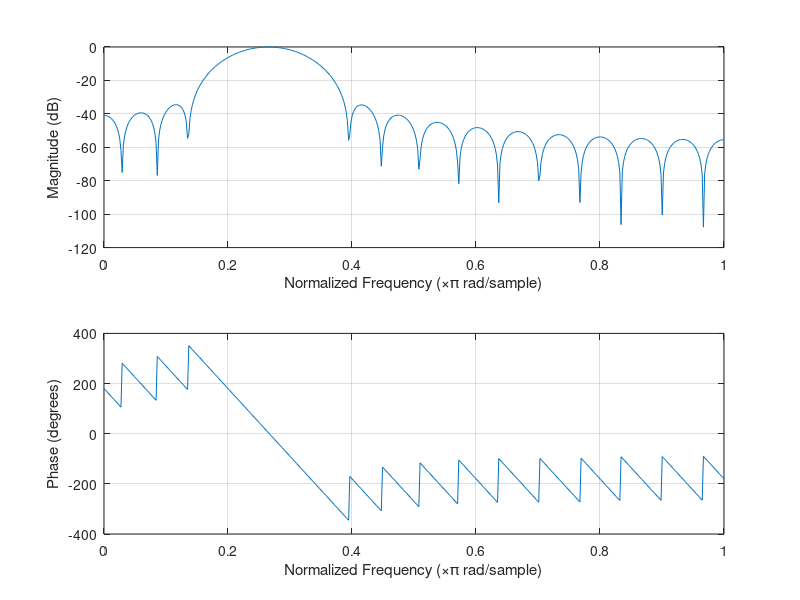
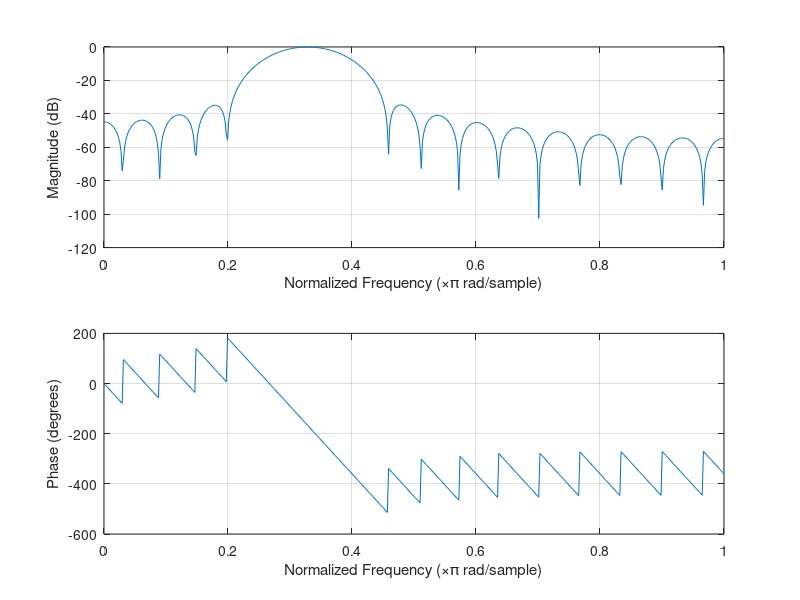
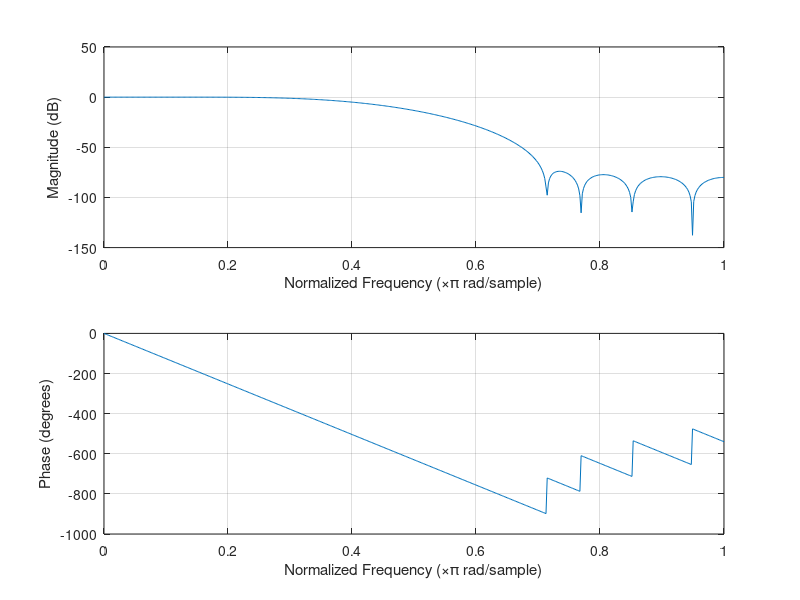
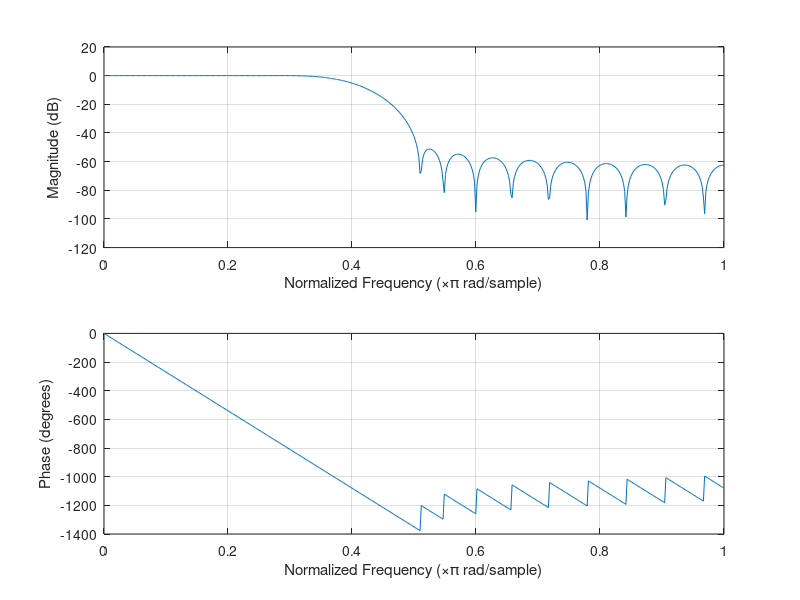

MATLAB code for these plots, in order:
% Filter design for parallel-gs NTSC/PAL filtering.
pkg load signal;

% As defined by BT.601.
bt601_rate = 13.5e6;

% The subclock of PS2 seems to be 4x BT.601 rate.
subpixel_rate = 4 * bt601_rate;
subpixel_nyquist = subpixel_rate / 2;

ntsc_subcarrier = 315e6 / 88;
pal_subcarrier = 4.43361875e6;

% Grabbed some sensible values from a paper that discusses a physical NTSC/PAL impl in 1997,
% so it looks plausible that PS2 would ship something similar.
ntsc_luma_bw = 4.2e6;
ntsc_luma_stop = 6.75e6;
ntsc_chroma_bw = 0.8e6;
ntsc_chroma_stop = 1.5e6;

% PAL-B which was used in Norway.
pal_luma_bw = 5e6;
pal_luma_stop = 6.75e6;
pal_chroma_bw = 1.0e6;
pal_chroma_stop = 2.0e6;

% First stage of downsampling from 54 MHz to 27 MHz.
% Assume some zero-order hold behavior coming out of the CRTC due to its subclock behavior.
% Most likely it's just holding pixels until the horizontal divider clocks enough times.
% 640 * 4 = 2560
% 512 * 5 = 2560
% 256 * 10 = 2560
% etc ...
% Allow some aliasing to go through to keep filter length reasonable.
% We'll filter that away in the next pass.
ntsc_downsampling_filter = firls(14, [0, ntsc_luma_bw * 1.1, subpixel_nyquist * 0.7, subpixel_nyquist] / subpixel_nyquist, [1 1 0 0]);
pal_downsampling_filter = firls(14, [0, pal_luma_bw * 1.1, subpixel_nyquist * 0.7, subpixel_nyquist] / subpixel_nyquist, [1 1 0 0]);

% Encode filters at 27 MHz. Pure low-pass.
%luma_lp_encode = fir1(30, 0.3689, 'low', kaiser(31, 8.0))'
ntsc_luma_lp_encode = firls(30, [0, ntsc_luma_bw, ntsc_luma_stop, bt601_rate] / bt601_rate, [1 1 0 0]);
ntsc_chroma_lp_encode = firls(30, [0, ntsc_chroma_bw, ntsc_chroma_stop, bt601_rate] / bt601_rate, [1 1 0 0]);
pal_luma_lp_encode = firls(30, [0, pal_luma_bw, ntsc_luma_stop, bt601_rate] / bt601_rate, [1 1 0 0]);
pal_chroma_lp_encode = firls(30, [0, pal_chroma_bw, ntsc_chroma_stop, bt601_rate] / bt601_rate, [1 1 0 0]);

% Decoding composite is much harder.

% NTSC decode
% Suppress the luma DC which ends up at subcarrier freq after demodulating.
ntsc_chroma_lp_decode = firls(64 - 6, [0, ntsc_chroma_bw * 0.75, ntsc_chroma_stop * 0.75, bt601_rate] / bt601_rate, [1 1 0 0])';

ntsc_subcarrier_w = ntsc_subcarrier / (2 * bt601_rate);
subcarrier_zero = exp(2 * pi * j * ntsc_subcarrier_w);
subcarrier_notch = real(conv([1, -subcarrier_zero], [1, -conj(subcarrier_zero)]));
subcarrier_notch = subcarrier_notch' / sum(subcarrier_notch);
ntsc_chroma_lp_decode = conv(ntsc_chroma_lp_decode, subcarrier_notch);

% Suppress the carrier when decoding luma. This leads to less detail in luma.
% Main alternatives are multi-line comb filters, etc.
ntsc_luma_lp_decode = firls(64 - 4, [0, ntsc_luma_bw, ntsc_luma_stop, bt601_rate] / bt601_rate, [1 1 0 0]);
subcarrier_notch = real(conv([1, -subcarrier_zero], [1, -conj(subcarrier_zero)]));
subcarrier_notch = subcarrier_notch' / sum(subcarrier_notch);
ntsc_luma_lp_decode = conv(ntsc_luma_lp_decode, subcarrier_notch)';

% Suppress harmonics of subcarrier which arise when demodulating.
ntsc_subcarrier_w = 2.0 * ntsc_subcarrier / (2 * bt601_rate);
subcarrier_zero = exp(2 * pi * j * ntsc_subcarrier_w);
subcarrier_notch = real(conv([1, -subcarrier_zero], [1, -conj(subcarrier_zero)]));
subcarrier_notch = subcarrier_notch' / sum(subcarrier_notch);
ntsc_chroma_lp_decode = conv(ntsc_chroma_lp_decode, subcarrier_notch)';

% PAL decode
% Just use different carrier freqs.
pal_chroma_lp_decode = firls(64 - 6, [0, pal_chroma_bw * 0.75, pal_chroma_stop * 0.75, bt601_rate] / bt601_rate, [1 1 0 0])';

pal_subcarrier_w = pal_subcarrier / (2 * bt601_rate);
subcarrier_zero = exp(2 * pi * j * pal_subcarrier_w);
subcarrier_notch = real(conv([1, -subcarrier_zero], [1, -conj(subcarrier_zero)]));
subcarrier_notch = subcarrier_notch' / sum(subcarrier_notch);
pal_chroma_lp_decode = conv(pal_chroma_lp_decode, subcarrier_notch);

pal_luma_lp_decode = firls(64 - 4, [0, pal_luma_bw, pal_luma_stop, bt601_rate] / bt601_rate, [1 1 0 0]);
subcarrier_notch = real(conv([1, -subcarrier_zero], [1, -conj(subcarrier_zero)]));
subcarrier_notch = subcarrier_notch' / sum(subcarrier_notch);
pal_luma_lp_decode = conv(pal_luma_lp_decode, subcarrier_notch)';

% Suppress harmonics of subcarrier which arise when demodulating.
pal_subcarrier_w = 2.0 * pal_subcarrier / (2 * bt601_rate);
subcarrier_zero = exp(2 * pi * j * pal_subcarrier_w);
subcarrier_notch = real(conv([1, -subcarrier_zero], [1, -conj(subcarrier_zero)]));
subcarrier_notch = subcarrier_notch' / sum(subcarrier_notch);
pal_chroma_lp_decode = conv(pal_chroma_lp_decode, subcarrier_notch)';

ntsc_luma_lp_decode = ntsc_luma_lp_decode / sum(ntsc_luma_lp_decode);
pal_luma_lp_decode = pal_luma_lp_decode / sum(pal_luma_lp_decode);
ntsc_chroma_lp_decode = ntsc_chroma_lp_decode / sum(ntsc_chroma_lp_decode);
pal_chroma_lp_decode = pal_chroma_lp_decode / sum(pal_chroma_lp_decode);

% Normalize the filters so that DC gain is exactly 0.0 dB.
ntsc_downsampling_filter = ntsc_downsampling_filter / sum(ntsc_downsampling_filter);
ntsc_luma_lp_encode = ntsc_luma_lp_encode / sum(ntsc_luma_lp_encode);
ntsc_chroma_lp_encode = ntsc_chroma_lp_encode / sum(ntsc_chroma_lp_encode);
ntsc_luma_lp_decode = ntsc_luma_lp_decode / sum(ntsc_luma_lp_decode);
ntsc_chroma_lp_decode = ntsc_chroma_lp_decode / sum(ntsc_chroma_lp_decode);

% Bandpass filters for Y / C separation.
chroma_bandpass = firls(30, [0, pal_chroma_bw * 0.5, pal_chroma_stop * 0.75, bt601_rate] / bt601_rate, [1 1 0 0])';
chroma_bandpass = chroma_bandpass / sum(chroma_bandpass);
ntsc_chroma_bandpass = 2.0 * chroma_bandpass .* cos((2 * pi * ntsc_subcarrier / (bt601_rate * 2)) * (-15 : 15));
pal_chroma_bandpass = 2.0 * chroma_bandpass .* cos((2 * pi * pal_subcarrier / (bt601_rate * 2)) * (-15 : 15));

h = figure();
set(h, 'Name', 'NTSC chroma bandpass filter');
freqz(ntsc_chroma_bandpass);

h = figure();
set(h, 'Name', 'PAL chroma bandpass filter');
freqz(pal_chroma_bandpass);


pal_downsampling_filter = pal_downsampling_filter / sum(pal_downsampling_filter);
pal_luma_lp_encode = pal_luma_lp_encode / sum(pal_luma_lp_encode);
pal_chroma_lp_encode = pal_chroma_lp_encode / sum(pal_chroma_lp_encode);
pal_luma_lp_decode = pal_luma_lp_decode / sum(pal_luma_lp_decode);
pal_chroma_lp_decode = pal_chroma_lp_decode / sum(pal_chroma_lp_decode);

h = figure();
set(h, 'Name', 'NTSC downsample filter');
freqz(ntsc_downsampling_filter);

h = figure();
set(h, 'Name', 'NTSC Y encode filter @ 27 MHz');
freqz(ntsc_luma_lp_encode);

h = figure();
set(h, 'Name', 'NTSC UV encode filter @ 27 MHz');
freqz(ntsc_chroma_lp_encode);

h = figure();
set(h, 'Name', 'NTSC Y decode filter @ 27 MHz');
freqz(ntsc_luma_lp_decode);

h = figure();
set(h, 'Name', 'NTSC UV decode filter @ 27 MHz');
freqz(ntsc_chroma_lp_decode);

h = figure();
set(h, 'Name', 'PAL downsample filter @ 27 MHz');
freqz(pal_downsampling_filter);

h = figure();
set(h, 'Name', 'PAL Y encode filter @ 27 MHz');
freqz(pal_luma_lp_encode);

h = figure();
set(h, 'Name', 'PAL UV encode filter @ 27 MHz');
freqz(pal_chroma_lp_encode);

h = figure();
set(h, 'Name', 'PAL Y decode filter @ 27 MHz');
freqz(pal_luma_lp_decode);

h = figure();
set(h, 'Name', 'PAL UV decode filter @ 27 MHz');
freqz(pal_chroma_lp_decode);


assert(length(ntsc_downsampling_filter) == 15, "Length must be 15");
assert(length(ntsc_luma_lp_encode) == 31, "Length must be 31");
assert(length(ntsc_chroma_lp_encode) == 31, "Length must be 31");
assert(length(ntsc_luma_lp_decode) == 63, "Length must be 63");
assert(length(ntsc_chroma_lp_decode) == 63, "Length must be 63");
assert(length(ntsc_chroma_bandpass) == 31, "Length must be 31");

assert(length(pal_downsampling_filter) == 15, "Length must be 15");
assert(length(pal_luma_lp_encode) == 31, "Length must be 31");
assert(length(pal_chroma_lp_encode) == 31, "Length must be 31");
assert(length(pal_luma_lp_decode) == 63, "Length must be 63");
assert(length(pal_chroma_lp_decode) == 63, "Length must be 63");
assert(length(pal_chroma_bandpass) == 31, "Length must be 31");

printf("// Autogenerated by generate_analog_filters.m\n");
printf("const float DownsamplingKernelNTSC[16] = float[](\n");
printf("    0.0,\n");
printf("    %.10f,\n", ntsc_downsampling_filter(1:14));
printf("    %.10f);\n", ntsc_downsampling_filter(15));
printf("\n");
printf("const float LumaEncodeNTSC[31] = float[](\n");
printf("    %.10f,\n", ntsc_luma_lp_encode(1:30));
printf("    %.10f);\n", ntsc_luma_lp_encode(31));
printf("\n");
printf("const float ChromaEncodeNTSC[31] = float[](\n");
printf("    %.10f,\n", ntsc_chroma_lp_encode(1:30));
printf("    %.10f);\n", ntsc_chroma_lp_encode(31));
printf("\n");
printf("const float LumaDecodeNTSC[63] = float[](\n");
printf("    %.10f,\n", ntsc_luma_lp_decode(1:62));
printf("    %.10f);\n", ntsc_luma_lp_decode(63));
printf("\n");
printf("const float ChromaDecodeNTSC[63] = float[](\n");
printf("    %.10f,\n", ntsc_chroma_lp_decode(1:62));
printf("    %.10f);\n", ntsc_chroma_lp_decode(63));
printf("\n");
printf("const float DownsamplingKernelPAL[16] = float[](\n");
printf("    0.0,\n");
printf("    %.10f,\n", pal_downsampling_filter(1:14));
printf("    %.10f);\n", pal_downsampling_filter(15));
printf("\n");
printf("const float LumaEncodePAL[31] = float[](\n");
printf("    %.10f,\n", pal_luma_lp_encode(1:30));
printf("    %.10f);\n", pal_luma_lp_encode(31));
printf("\n");
printf("const float ChromaEncodePAL[31] = float[](\n");
printf("    %.10f,\n", pal_chroma_lp_encode(1:30));
printf("    %.10f);\n", pal_chroma_lp_encode(31));
printf("\n");
printf("const float LumaDecodePAL[63] = float[](\n");
printf("    %.8f,\n", pal_luma_lp_decode(1:62));
printf("    %.8f);\n", pal_luma_lp_decode(63));
printf("\n");
printf("const float ChromaDecodePAL[63] = float[](\n");
printf("    %.8f,\n", pal_chroma_lp_decode(1:62));
printf("    %.8f);\n", pal_chroma_lp_decode(63));
printf("\n");
printf("const float ChromaBandpassNTSC[31] = float[](\n");
printf("    %.10f,\n", ntsc_chroma_bandpass(1:30));
printf("    %.10f);\n", ntsc_chroma_bandpass(31));
printf("\n");
printf("const float ChromaBandpassPAL[31] = float[](\n");
printf("    %.10f,\n", pal_chroma_bandpass(1:30));
printf("    %.10f);\n", pal_chroma_bandpass(31));
printf("\n");

printf("\n");

printf("////////\n");

% Test some signals.

F = 0.5e6;
y = 0.5 + 0.5 * sin((2 * pi * F / subpixel_rate) * [1 : 8 * 1024]);
u = 0.2 + 0.3 * sin((2 * pi * F / subpixel_rate) * [1 : 8 * 1024]);
v = 0.3 + 0.4 * sin((2 * pi * F / subpixel_rate) * [1 : 8 * 1024]);

% Filter and decimate.
y = conv(y, ntsc_downsampling_filter)(:, 1:2:end);
u = conv(u, ntsc_downsampling_filter)(:, 1:2:end);
v = conv(v, ntsc_downsampling_filter)(:, 1:2:end);

% Low pass filter into target bandwidth.
y = conv(y, ntsc_luma_lp_encode);
u = conv(u, ntsc_chroma_lp_encode);
v = conv(v, ntsc_chroma_lp_encode);

u = u .* cos((2 * pi * ntsc_subcarrier / (2 * bt601_rate)) * [0 : length(u) - 1]);
v = v .* sin((2 * pi * ntsc_subcarrier / (2 * bt601_rate)) * [0 : length(v) - 1]);
c = u + v;

composite_signal = y + c;

% Reconstruct YUV

y = conv(ntsc_luma_lp_decode, composite_signal);
u = 2 * conv(ntsc_chroma_lp_decode, composite_signal .* cos((2 * pi * ntsc_subcarrier / (2 * bt601_rate)) * [0 : length(composite_signal) - 1]));
v = 2 * conv(ntsc_chroma_lp_decode, composite_signal .* sin((2 * pi * ntsc_subcarrier / (2 * bt601_rate)) * [0 : length(composite_signal) - 1]));

h = figure();
set(h, 'Name', 'Composite signal')
plot(composite_signal);

h = figure();
set(h, 'Name', 'Reconstructed Y')
plot(y);

h = figure();
set(h, 'Name', 'Reconstructed U')
plot(u);

h = figure();
set(h, 'Name', 'Reconstructed V')
plot(v);

w = 2 * pi * pal_subcarrier / (bt601_rate * 2.0);

u_signal = exp(-0.01 * ([-30 : 30] .* [-30 : 30]));
v_signal = 0.2 * exp(-0.01 * ([-30 : 30] .* [-30 : 30]));

line0_u_modulator = cos([0 : 60] * w);
line0_v_modulator = sin([0 : 60] * w);
line1_u_modulator = cos([0 : 60] * w + 2 * pi * (0.75 + 1.0 / 625.0));
line1_v_modulator = -sin([0 : 60] * w + 2 * pi * (0.75 + 1.0 / 625.0));

line0 = u_signal .* line0_u_modulator + v_signal .* line0_v_modulator;
line1 = u_signal .* line1_u_modulator + v_signal .* line1_v_modulator;

h = figure();
plot(line0);

h = figure();
plot(line1);

add = line1(:, 3 : 50) + (0.501 * line0(:, 1 : 48) + 0.499 * line0(:, 2 : 49));
sub = line1(:, 3 : 50) - (0.501 * line0(:, 1 : 48) + 0.499 * line0(:, 2 : 49));
add = 0.5 * add;
sub = 0.5 * sub;

%add = line1(:, 3 : 500);
%sub = line1(:, 3 : 500);

add = 2.0 * add .* line1_u_modulator(:, 3 : 50);
sub = 2.0 * sub .* line1_v_modulator(:, 3 : 50);

add = conv(add, pal_chroma_lp_decode);
sub = conv(sub, pal_chroma_lp_decode);

h = figure();
plot(add);

h = figure();
plot(sub);
